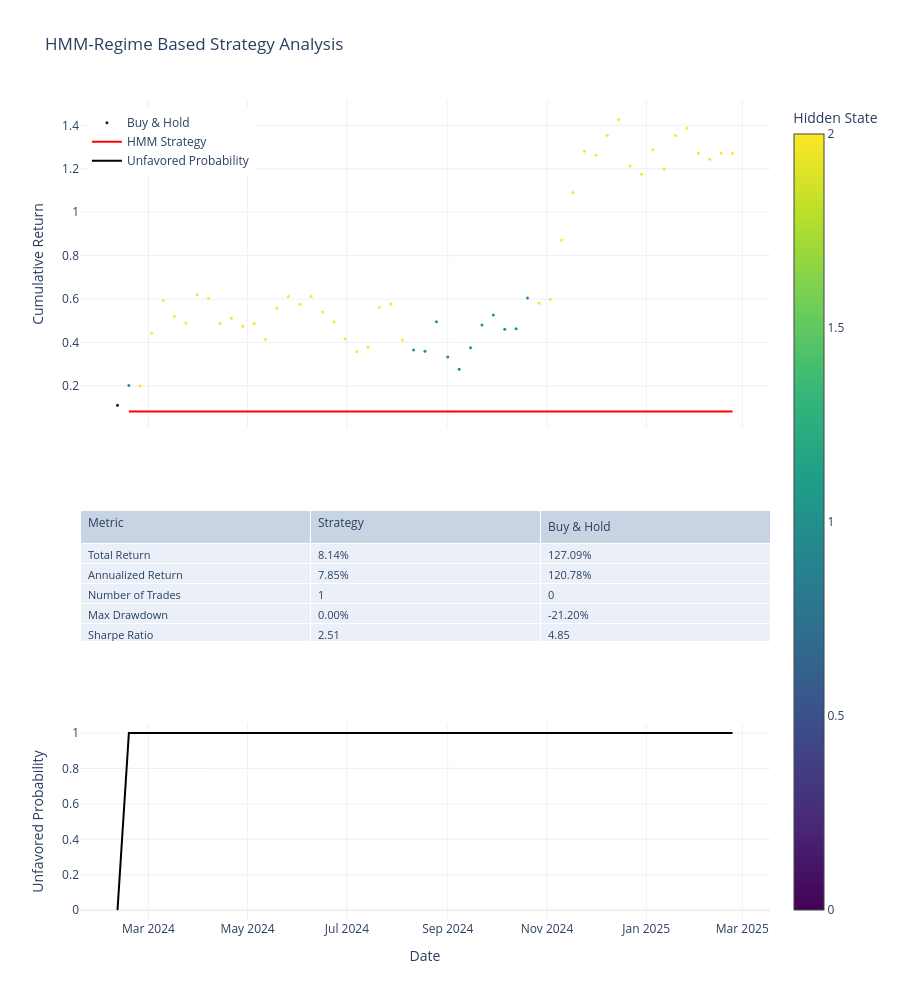
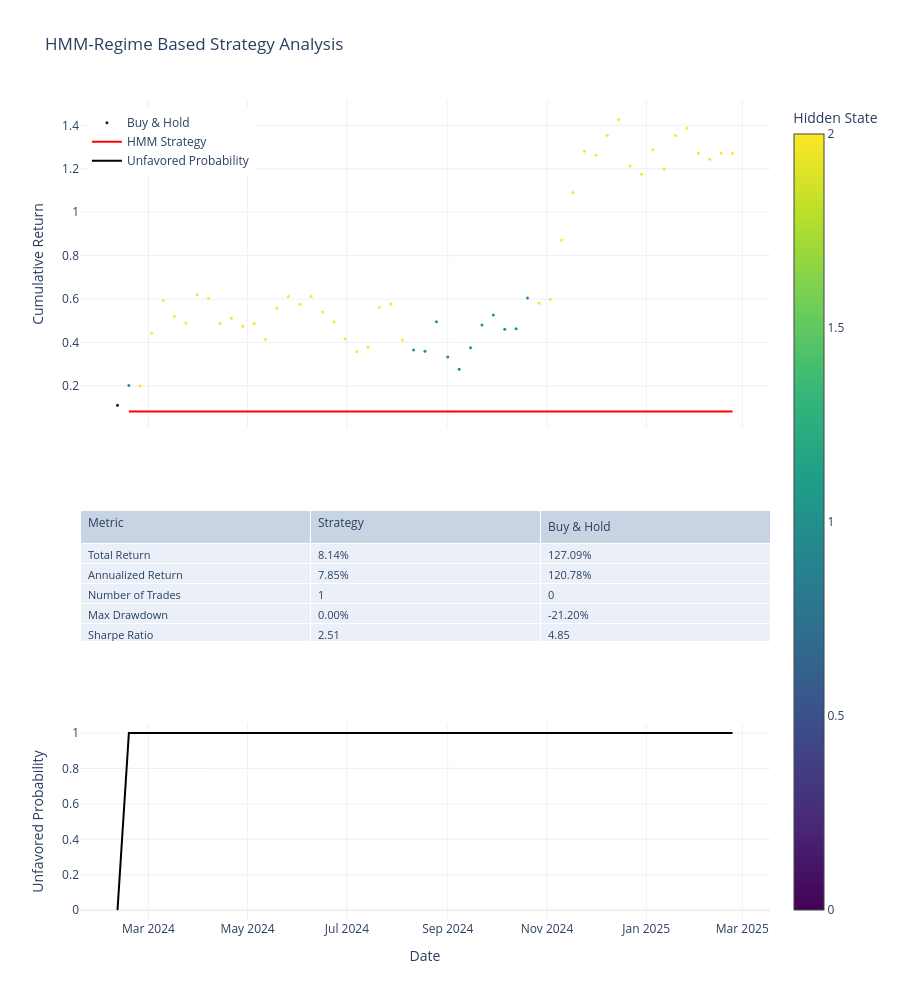

Notebook cell for these charts, in order:
### Code cell
plot_hmm_results(long_only)
plot_hmm_results(long_short)
